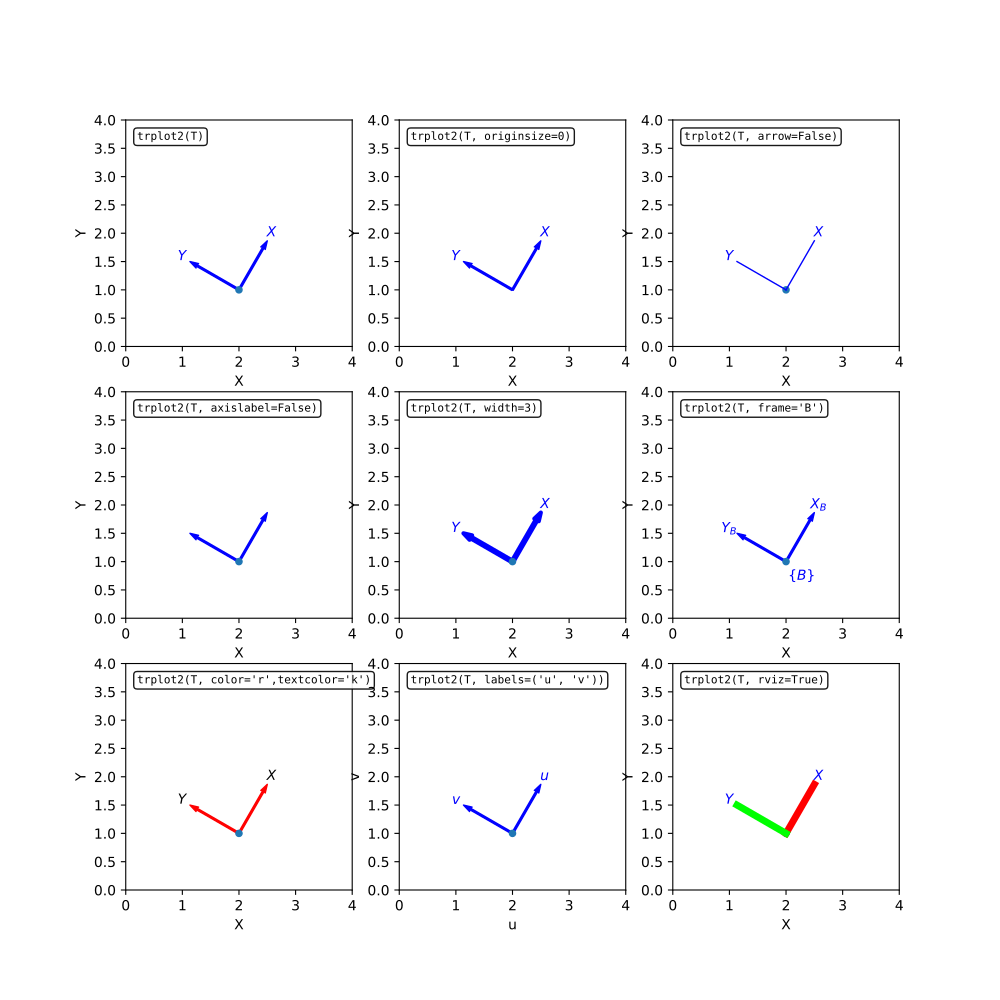

Source code (Python):
import matplotlib.pyplot as plt
from spatialmath.base import trplot2, transl2, trot2
import math
fig, ax = plt.subplots(3,3, figsize=(10,10))
text_opts = dict(bbox=dict(boxstyle="round", 
    fc="w", 
    alpha=0.9), 
    zorder=20,
    family='monospace',
    fontsize=8,
    verticalalignment='top')
T = transl2(2, 1)@trot2(math.pi/3)
trplot2(T, ax=ax[0][0], dims=[0,4,0,4])
ax[0][0].text(0.2, 3.8, "trplot2(T)", **text_opts)
trplot2(T, ax=ax[0][1], dims=[0,4,0,4], originsize=0)
ax[0][1].text(0.2, 3.8, "trplot2(T, originsize=0)", **text_opts)
trplot2(T, ax=ax[0][2], dims=[0,4,0,4], arrow=False)
ax[0][2].text(0.2, 3.8, "trplot2(T, arrow=False)", **text_opts)
trplot2(T, ax=ax[1][0], dims=[0,4,0,4], axislabel=False)
ax[1][0].text(0.2, 3.8, "trplot2(T, axislabel=False)", **text_opts)
trplot2(T, ax=ax[1][1], dims=[0,4,0,4], width=3)
ax[1][1].text(0.2, 3.8, "trplot2(T, width=3)", **text_opts)
trplot2(T, ax=ax[1][2], dims=[0,4,0,4], frame='B')
ax[1][2].text(0.2, 3.8, "trplot2(T, frame='B')", **text_opts)
trplot2(T, ax=ax[2][0], dims=[0,4,0,4], color='r', textcolor='k')
ax[2][0].text(0.2, 3.8, "trplot2(T, color='r',textcolor='k')", **text_opts)
trplot2(T, ax=ax[2][1], dims=[0,4,0,4], labels=("u", "v"))
ax[2][1].text(0.2, 3.8, "trplot2(T, labels=('u', 'v'))", **text_opts)
trplot2(T, ax=ax[2][2], dims=[0,4,0,4], rviz=True)
ax[2][2].text(0.2, 3.8, "trplot2(T, rviz=True)", **text_opts)
